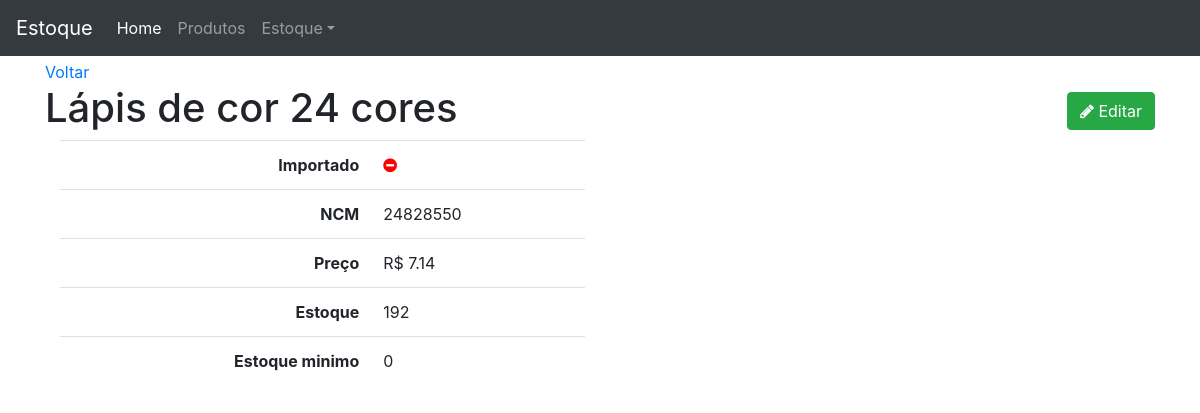
The page /produto/29/ on the database its author committed.
### produto/models.py (models this page shows, shortened)
class Produto(models.Model):
    importado = models.BooleanField(default=False)
    ncm = models.CharField('NCM', max_length=8)
    produto = models.CharField(max_length=100, unique=True)
    preco = models.DecimalField('preço', max_digits=7, decimal_places=2)
    estoque = models.IntegerField('estoque atual')
    estoque_minimo = models.PositiveIntegerField('estoque mínimo', default=0)
    class Meta:
        ordering = ('-produto',)
    def __str__(self):
        return self.produto

### produto/views.py (the view)
# urls.py: path('<int:pk>/', v.produto_detail, name='url_produto_detail'),
def produto_detail(request, pk):
    template_name = 'produto/produto_detail.html'
    obj = Produto.objects.get(pk=pk)
    context = {'object': obj}
    return render(request, template_name, context)

### produto/templates/produto/produto_detail.html
{% extends 'base.html' %}
{% block content %}
<a href="{% url 'produto:url_produto_list' %}">Voltar</a>
<h1>{{ object }}
    <span class="pull-right">
        <a href="{% url 'produto:url_produto_edit' object.pk %}">
            <button type="button" class="btn btn-success">
                <span class="fa fa-pencil"></span> Editar
            </button>
        </a>
    </span>
</h1>
<div class="col-sm-6">
    <table class="table table-user-information">
        <tbody>
            <tr>
                <th class="text-right">Importado</th>
                <td>
                    {% if object.importado %}
                        <i class="fa fa-check-circle ok"></i>
                        {% else %}
                        <i class="fa fa-minus-circle no"></i>
                    {% endif %}
                </td>
            </tr>
            <tr>
                <th class="text-right">NCM</th>
                <td>{{ object.ncm }}</td>
            </tr>
            <tr>
                <th class="text-right">Preço</th>
                <td>R$ {{ object.preco }}</td>
            </tr>
            <tr>
                <th class="text-right">Estoque</th>
                <td>{{ object.estoque }}</td>
            </tr>
            <tr>
                <th class="text-right">Estoque minimo</th>
                <td>{{ object.estoque_minimo }}</td>
            </tr>
        </tbody>
    </table>
</div>
{% endblock content %}

### core/templates/base.html (style rules this page uses)
body { margin-top: 60px; }
.no { color: red; }

### rows shown on the page
Produto: produto "Lápis de cor 24 cores", ncm "24828550", preco "7.14", estoque "192", estoque_minimo "0"
